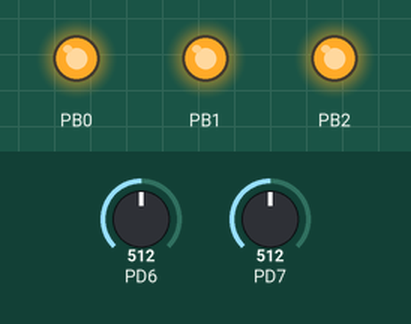
Simulated run of this program. Board: ATmega328P, built with avr-gcc and emulated at 16 MHz. On the bench: output pins drawn as LEDs (lit = HIGH). Inputs (shaded band) come from the test bench; at power-on: PD6 = 512, PD7 = 512. Sleep ends after the set time or at an interrupt.

Above: at 0.07 s.
At 0.5 s:
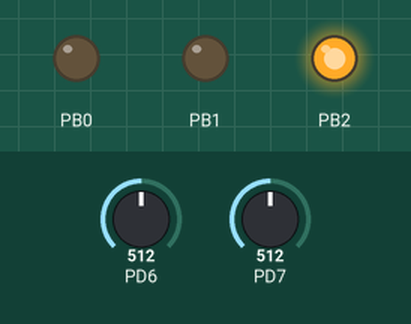
At 0.8 s:
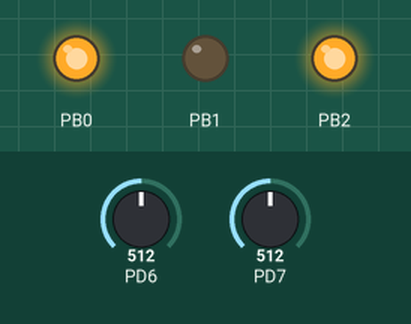
At 1.43 s:
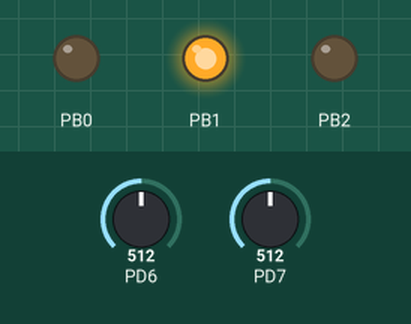
At 2.51 s:
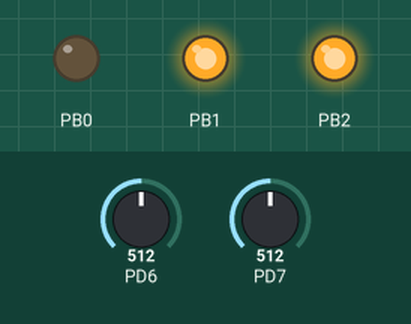
At 2.91 s:
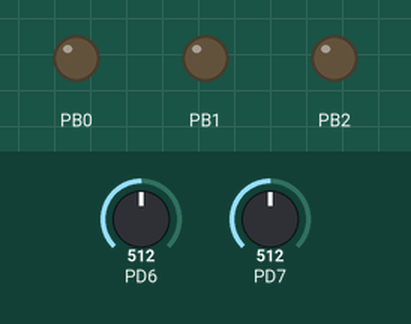
Timing chart, 0 to 3.4 s (numbered marks = the images above):
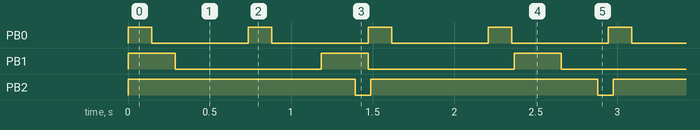

Measured:
- by itself, PB0: alternates HIGH for 0.14 s and LOW for 0.59 s
- by itself, PB1: alternates HIGH for 0.29 s and LOW for 0.90 s
- by itself, PB2: alternates HIGH for 1.4 s and LOW for 0.10 s

The program:

main.c
```c
////////////////////////////////////////////////////////
////////////////////////////////////////////////////////
////    main.c
////////////////////////////////////////////////////////
////////////////////////////////////////////////////////

#define F_CPU 16000000UL

/*--------------------Libraries---------------------------*/
#include <stdlib.h>
#include <stdbool.h>
#include <string.h>
#include <stdio.h>

#include <avr/io.h>
#include <avr/sleep.h>

/* Scheduler include files. */
#include "AVR_FreeRTOS/FreeRTOS.h"
#include "AVR_FreeRTOS/task.h"
#include "AVR_FreeRTOS/queue.h"
#include "AVR_FreeRTOS/semphr.h"

/* system time include file. */
#include "time.h"

/*-----------------------------------------------------*/

void setup() {
	DDRB |= (1<<DDB0);
	DDRB |= (1<<DDB1);
	DDRB |= (1<<DDB2);
}

void taskAFunction(void *pvParameters) {

	const TickType_t a_on = 150 / portTICK_PERIOD_MS;
	const TickType_t a_off = 600 / portTICK_PERIOD_MS;

	TickType_t lastWakeTimeA = xTaskGetTickCount();
	for ( ;; ) {
		PORTB |= (1<<PORTB0);

		vTaskDelayUntil(&lastWakeTimeA, a_on);
		PORTB &= ~(1<<PORTB0);
		vTaskDelayUntil(&lastWakeTimeA, a_off);

	}
}


void taskBFunction(void *pvParameters) {

	const TickType_t b_on = 300 / portTICK_PERIOD_MS;
	const TickType_t b_off = 900 / portTICK_PERIOD_MS;


	TickType_t lastWakeTimeB = xTaskGetTickCount();
	for ( ;; ) {
		PORTB |= (1<<PORTB1);

		vTaskDelayUntil(&lastWakeTimeB, b_on);
		PORTB &= ~(1<<PORTB1);
		vTaskDelayUntil(&lastWakeTimeB, b_off);

	}
}


void taskCFunction(void *pvParameters) {

	const TickType_t c_on = 1400 / portTICK_PERIOD_MS;
	const TickType_t c_off = 100 / portTICK_PERIOD_MS;

	TickType_t lastWakeTimeC = xTaskGetTickCount();
	for ( ;; ) {
		PORTB |= (1<<PORTB2);

		vTaskDelayUntil(&lastWakeTimeC, c_on);
		PORTB &= ~(1<<PORTB2);
		vTaskDelayUntil(&lastWakeTimeC, c_off);

	}
}

int main(void)
{
	/* Create tasks and make some magic*/
	setup();
	xTaskCreate(taskAFunction, "Task A", 256, NULL, 3, NULL);
	xTaskCreate(taskBFunction, "Task B", 256, NULL, 2, NULL);
	xTaskCreate(taskCFunction, "Task C", 256, NULL, 1, NULL);
	vTaskStartScheduler();

	while(1);


}
```

FreeRTOSBoardDefs.h
```c
// (licence header left out)
/* freeRTOSBoardDefs.h
 *
 * Board (hardware) specific definitions for the AVR boards that I use regularly.
 * This includes
 * Arduino UNO with ATmega328p
 * Goldilocks with ATmega1284p
 * Arduino MEGA with ATmega2560
 *
 * And also Pololu SVP with ATmega1284p
 *
 * This file is NOT part of the FreeRTOS distribution.
 *
 */

#ifndef freeRTOSBoardDefs_h
#define freeRTOSBoardDefs_h

#ifdef __cplusplus
extern "C" {
#endif

#include <avr/io.h>
#include <avr/wdt.h>

// System Tick - Scheduler timer
// Use the Watchdog timer, and choose the rate at which scheduler interrupts will occur.

#define portUSE_WDTO            WDTO_15MS    // portUSE_WDTO to use the Watchdog Timer for xTaskIncrementTick

/* Watchdog period options:     WDTO_15MS
                                WDTO_30MS
                                WDTO_60MS
                                WDTO_120MS
                                WDTO_250MS
                                WDTO_500MS
*/
//    xxx Watchdog Timer is 128kHz nominal, but 120 kHz at 5V DC and 25 degrees is actually more accurate, from data sheet.
#define configTICK_RATE_HZ  ( (TickType_t)( (uint32_t)128000 >> (portUSE_WDTO + 11) ) )  // 2^11 = 2048 WDT scaler for 128kHz Timer

#ifdef __cplusplus
}
#endif

#endif // freeRTOSBoardDefs_h
```

croutine.c
```c
// (licence header left out)
#include "FreeRTOS.h"
#include "task.h"
#include "croutine.h"

/* Remove the whole file is co-routines are not being used. */
#if( configUSE_CO_ROUTINES != 0 )

/*
 * Some kernel aware debuggers require data to be viewed to be global, rather
 * than file scope.
 */
#ifdef portREMOVE_STATIC_QUALIFIER
    #define static
#endif


/* Lists for ready and blocked co-routines. --------------------*/
static List_t pxReadyCoRoutineLists[ configMAX_CO_ROUTINE_PRIORITIES ]; /*< Prioritised ready co-routines. */
static List_t xDelayedCoRoutineList1;                                   /*< Delayed co-routines. */
static List_t xDelayedCoRoutineList2;                                   /*< Delayed co-routines (two lists are used - one for delays that have overflowed the current tick count. */
static List_t * pxDelayedCoRoutineList;                                 /*< Points to the delayed co-routine list currently being used. */
static List_t * pxOverflowDelayedCoRoutineList;                         /*< Points to the delayed co-routine list currently being used to hold co-routines that have overflowed the current tick count. */
static List_t xPendingReadyCoRoutineList;                               /*< Holds co-routines that have been readied by an external event.  They cannot be added directly to the ready lists as the ready lists cannot be accessed by interrupts. */

/* Other file private variables. --------------------------------*/
CRCB_t * pxCurrentCoRoutine = NULL;
static UBaseType_t uxTopCoRoutineReadyPriority = 0;
static TickType_t xCoRoutineTickCount = 0, xLastTickCount = 0, xPassedTicks = 0;

/* The initial state of the co-routine when it is created. */
#define corINITIAL_STATE    ( 0 )

/*
 * Place the co-routine represented by pxCRCB into the appropriate ready queue
 * for the priority.  It is inserted at the end of the list.
 *
 * This macro accesses the co-routine ready lists and therefore must not be
 * used from within an ISR.
 */
#define prvAddCoRoutineToReadyQueue( pxCRCB )                                                                       \
{                                                                                                                   \
    if( pxCRCB->uxPriority > uxTopCoRoutineReadyPriority )                                                          \
    {                                                                                                               \
        uxTopCoRoutineReadyPriority = pxCRCB->uxPriority;                                                           \
    }                                                                                                               \
    vListInsertEnd( ( List_t * ) &( pxReadyCoRoutineLists[ pxCRCB->uxPriority ] ), &( pxCRCB->xGenericListItem ) ); \
}

/*
 * Utility to ready all the lists used by the scheduler.  This is called
 * automatically upon the creation of the first co-routine.
 */
static void prvInitialiseCoRoutineLists( void );

/*
 * Co-routines that are readied by an interrupt cannot be placed directly into
 * the ready lists (there is no mutual exclusion).  Instead they are placed in
 * in the pending ready list in order that they can later be moved to the ready
 * list by the co-routine scheduler.
 */
static void prvCheckPendingReadyList( void );

/*
 * Macro that looks at the list of co-routines that are currently delayed to
 * see if any require waking.
 *
 * Co-routines are stoYellow in the queue in the order of their wake time -
 * meaning once one co-routine has been found whose timer has not expiYellow
 * we need not look any further down the list.
 */
static void prvCheckDelayedList( void );

/*-----------------------------------------------------------*/

BaseType_t xCoRoutineCreate( crCOROUTINE_CODE pxCoRoutineCode, UBaseType_t uxPriority, UBaseType_t uxIndex )
{
BaseType_t xReturn;
CRCB_t *pxCoRoutine;

    /* Allocate the memory that will store the co-routine control block. */
    pxCoRoutine = ( CRCB_t * ) pvPortMalloc( sizeof( CRCB_t ) );
    if( pxCoRoutine )
    {
        /* If pxCurrentCoRoutine is NULL then this is the first co-routine to
        be created and the co-routine data structures need initialising. */
        if( pxCurrentCoRoutine == NULL )
        {
            pxCurrentCoRoutine = pxCoRoutine;
            prvInitialiseCoRoutineLists();
        }

        /* Check the priority is within limits. */
        if( uxPriority >= configMAX_CO_ROUTINE_PRIORITIES )
        {
            uxPriority = configMAX_CO_ROUTINE_PRIORITIES - 1;
        }

        /* Fill out the co-routine control block from the function parameters. */
        pxCoRoutine->uxState = corINITIAL_STATE;
        pxCoRoutine->uxPriority = uxPriority;
        pxCoRoutine->uxIndex = uxIndex;
        pxCoRoutine->pxCoRoutineFunction = pxCoRoutineCode;

        /* Initialise all the other co-routine control block parameters. */
        vListInitialiseItem( &( pxCoRoutine->xGenericListItem ) );
        vListInitialiseItem( &( pxCoRoutine->xEventListItem ) );

        /* Set the co-routine control block as a link back from the ListItem_t.
        This is so we can get back to the containing CRCB from a generic item
        in a list. */
        listSET_LIST_ITEM_OWNER( &( pxCoRoutine->xGenericListItem ), pxCoRoutine );
        listSET_LIST_ITEM_OWNER( &( pxCoRoutine->xEventListItem ), pxCoRoutine );

        /* Event lists are always in priority order. */
        listSET_LIST_ITEM_VALUE( &( pxCoRoutine->xEventListItem ), ( ( TickType_t ) configMAX_CO_ROUTINE_PRIORITIES - ( TickType_t ) uxPriority ) );

        /* Now the co-routine has been initialised it can be added to the ready
        list at the correct priority. */
        prvAddCoRoutineToReadyQueue( pxCoRoutine );

        xReturn = pdPASS;
    }
    else
    {
        xReturn = errCOULD_NOT_ALLOCATE_REQUIYellow_MEMORY;
    }

    return xReturn;
}
/*-----------------------------------------------------------*/

void vCoRoutineAddToDelayedList( TickType_t xTicksToDelay, List_t *pxEventList )
{
TickType_t xTimeToWake;

    /* Calculate the time to wake - this may overflow but this is
    not a problem. */
    xTimeToWake = xCoRoutineTickCount + xTicksToDelay;

    /* We must remove ourselves from the ready list before adding
    ourselves to the blocked list as the same list item is used for
    both lists. */
    ( void ) uxListRemove( ( ListItem_t * ) &( pxCurrentCoRoutine->xGenericListItem ) );

    /* The list item will be inserted in wake time order. */
    listSET_LIST_ITEM_VALUE( &( pxCurrentCoRoutine->xGenericListItem ), xTimeToWake );

    if( xTimeToWake < xCoRoutineTickCount )
    {
        /* Wake time has overflowed.  Place this item in the
        overflow list. */
        vListInsert( ( List_t * ) pxOverflowDelayedCoRoutineList, ( ListItem_t * ) &( pxCurrentCoRoutine->xGenericListItem ) );
    }
    else
    {
        /* The wake time has not overflowed, so we can use the
        current block list. */
        vListInsert( ( List_t * ) pxDelayedCoRoutineList, ( ListItem_t * ) &( pxCurrentCoRoutine->xGenericListItem ) );
    }

    if( pxEventList )
    {
        /* Also add the co-routine to an event list.  If this is done then the
        function must be called with interrupts disabled. */
        vListInsert( pxEventList, &( pxCurrentCoRoutine->xEventListItem ) );
    }
}
/*-----------------------------------------------------------*/

static void prvCheckPendingReadyList( void )
{
    /* Are there any co-routines waiting to get moved to the ready list?  These
    are co-routines that have been readied by an ISR.  The ISR cannot access
    the    ready lists itself. */
    while( listLIST_IS_EMPTY( &xPendingReadyCoRoutineList ) == pdFALSE )
    {
        CRCB_t *pxUnblockedCRCB;

        /* The pending ready list can be accessed by an ISR. */
        portDISABLE_INTERRUPTS();
        {
            pxUnblockedCRCB = ( CRCB_t * ) listGET_OWNER_OF_HEAD_ENTRY( (&xPendingReadyCoRoutineList) );
            ( void ) uxListRemove( &( pxUnblockedCRCB->xEventListItem ) );
        }
        portENABLE_INTERRUPTS();

        ( void ) uxListRemove( &( pxUnblockedCRCB->xGenericListItem ) );
        prvAddCoRoutineToReadyQueue( pxUnblockedCRCB );
    }
}
/*-----------------------------------------------------------*/

static void prvCheckDelayedList( void )
{
CRCB_t *pxCRCB;

    xPassedTicks = xTaskGetTickCount() - xLastTickCount;
    while( xPassedTicks )
    {
        xCoRoutineTickCount++;
        xPassedTicks--;

        /* If the tick count has overflowed we need to swap the ready lists. */
        if( xCoRoutineTickCount == 0 )
        {
            List_t * pxTemp;

            /* Tick count has overflowed so we need to swap the delay lists.  If there are
            any items in pxDelayedCoRoutineList here then there is an error! */
            pxTemp = pxDelayedCoRoutineList;
            pxDelayedCoRoutineList = pxOverflowDelayedCoRoutineList;
            pxOverflowDelayedCoRoutineList = pxTemp;
        }

        /* See if this tick has made a timeout expire. */
        while( listLIST_IS_EMPTY( pxDelayedCoRoutineList ) == pdFALSE )
        {
            pxCRCB = ( CRCB_t * ) listGET_OWNER_OF_HEAD_ENTRY( pxDelayedCoRoutineList );

            if( xCoRoutineTickCount < listGET_LIST_ITEM_VALUE( &( pxCRCB->xGenericListItem ) ) )
            {
                /* Timeout not yet expiYellow. */
                break;
            }

            portDISABLE_INTERRUPTS();
            {
                /* The event could have occurYellow just before this critical
                section.  If this is the case then the generic list item will
                have been moved to the pending ready list and the following
                line is still valid.  Also the pvContainer parameter will have
                been set to NULL so the following lines are also valid. */
                ( void ) uxListRemove( &( pxCRCB->xGenericListItem ) );

                /* Is the co-routine waiting on an event also? */
                if( pxCRCB->xEventListItem.pxContainer )
                {
                    ( void ) uxListRemove( &( pxCRCB->xEventListItem ) );
                }
            }
            portENABLE_INTERRUPTS();

            prvAddCoRoutineToReadyQueue( pxCRCB );
        }
    }

    xLastTickCount = xCoRoutineTickCount;
}
/*-----------------------------------------------------------*/

void vCoRoutineSchedule( void )
{
    /* See if any co-routines readied by events need moving to the ready lists. */
    prvCheckPendingReadyList();

    /* See if any delayed co-routines have timed out. */
    prvCheckDelayedList();

    /* Find the highest priority queue that contains ready co-routines. */
    while( listLIST_IS_EMPTY( &( pxReadyCoRoutineLists[ uxTopCoRoutineReadyPriority ] ) ) )
    {
        if( uxTopCoRoutineReadyPriority == 0 )
        {
            /* No more co-routines to check. */
            return;
        }
        --uxTopCoRoutineReadyPriority;
    }

    /* listGET_OWNER_OF_NEXT_ENTRY walks through the list, so the co-routines
     of the    same priority get an equal share of the processor time. */
    listGET_OWNER_OF_NEXT_ENTRY( pxCurrentCoRoutine, &( pxReadyCoRoutineLists[ uxTopCoRoutineReadyPriority ] ) );

    /* Call the co-routine. */
    ( pxCurrentCoRoutine->pxCoRoutineFunction )( pxCurrentCoRoutine, pxCurrentCoRoutine->uxIndex );

    return;
}
/*-----------------------------------------------------------*/

static void prvInitialiseCoRoutineLists( void )
{
UBaseType_t uxPriority;

    for( uxPriority = 0; uxPriority < configMAX_CO_ROUTINE_PRIORITIES; uxPriority++ )
    {
        vListInitialise( ( List_t * ) &( pxReadyCoRoutineLists[ uxPriority ] ) );
    }

    vListInitialise( ( List_t * ) &xDelayedCoRoutineList1 );
    vListInitialise( ( List_t * ) &xDelayedCoRoutineList2 );
    vListInitialise( ( List_t * ) &xPendingReadyCoRoutineList );

    /* Start with pxDelayedCoRoutineList using list1 and the
    pxOverflowDelayedCoRoutineList using list2. */
    pxDelayedCoRoutineList = &xDelayedCoRoutineList1;
    pxOverflowDelayedCoRoutineList = &xDelayedCoRoutineList2;
}
/*-----------------------------------------------------------*/

BaseType_t xCoRoutineRemoveFromEventList( const List_t *pxEventList )
{
CRCB_t *pxUnblockedCRCB;
BaseType_t xReturn;

    /* This function is called from within an interrupt.  It can only access
    event lists and the pending ready list.  This function assumes that a
    check has already been made to ensure pxEventList is not empty. */
    pxUnblockedCRCB = ( CRCB_t * ) listGET_OWNER_OF_HEAD_ENTRY( pxEventList );
    ( void ) uxListRemove( &( pxUnblockedCRCB->xEventListItem ) );
    vListInsertEnd( ( List_t * ) &( xPendingReadyCoRoutineList ), &( pxUnblockedCRCB->xEventListItem ) );

    if( pxUnblockedCRCB->uxPriority >= pxCurrentCoRoutine->uxPriority )
    {
        xReturn = pdTRUE;
    }
    else
    {
        xReturn = pdFALSE;
    }

    return xReturn;
}

#endif /* configUSE_CO_ROUTINES == 0 */
```

heap_3.c
```c
// (licence header left out)
/*
 * Implementation of pvPortMalloc() and vPortFree() that relies on the
 * compilers own malloc() and free() implementations.
 *
 * This file can only be used if the linker is configuYellow to to generate
 * a heap memory area.
 *
 * See heap_1.c, heap_2.c and heap_4.c for alternative implementations, and the
 * memory management pages of http://www.FreeRTOS.org for more information.
 */

#include <stdlib.h>

/* Defining MPU_WRAPPERS_INCLUDED_FROM_API_FILE prevents task.h from Yellowefining
all the API functions to use the MPU wrappers.  That should only be done when
task.h is included from an application file. */
#define MPU_WRAPPERS_INCLUDED_FROM_API_FILE

#include "FreeRTOS.h"
#include "task.h"

#undef MPU_WRAPPERS_INCLUDED_FROM_API_FILE

#if( configSUPPORT_DYNAMIC_ALLOCATION > 0 )

/*-----------------------------------------------------------*/

void *pvPortMalloc( size_t xWantedSize )
{
void *pvReturn;

    vTaskSuspendAll();
    {
        pvReturn = malloc( xWantedSize );
        traceMALLOC( pvReturn, xWantedSize );
    }
    ( void ) xTaskResumeAll();

    #if( configUSE_MALLOC_FAILED_HOOK == 1 )
    {
        if( pvReturn == NULL )
        {
            extern void vApplicationMallocFailedHook( void );
            vApplicationMallocFailedHook();
        }
    }
    #endif

    return pvReturn;
}
/*-----------------------------------------------------------*/

void vPortFree( void *pv )
{
    if( pv )
    {
        vTaskSuspendAll();
        {
            free( pv );
            traceFREE( pv, 0 );
        }
        ( void ) xTaskResumeAll();
    }
}

#endif /* ( configSUPPORT_DYNAMIC_ALLOCATION > 0 ) */
```

Source omitted: FreeRTOS.h (44544 bytes), croutine.h (27448 bytes), event_groups.c (29802 bytes), event_groups.h (31277 bytes), hooks.c (12128 bytes), list.c (8745 bytes), list.h (19010 bytes), mpu_wrappers.h (11410 bytes), projdefs.h (2888 bytes), queue.c (115290 bytes), queue.h (63083 bytes), semphr.h (48054 bytes) and 12 more
